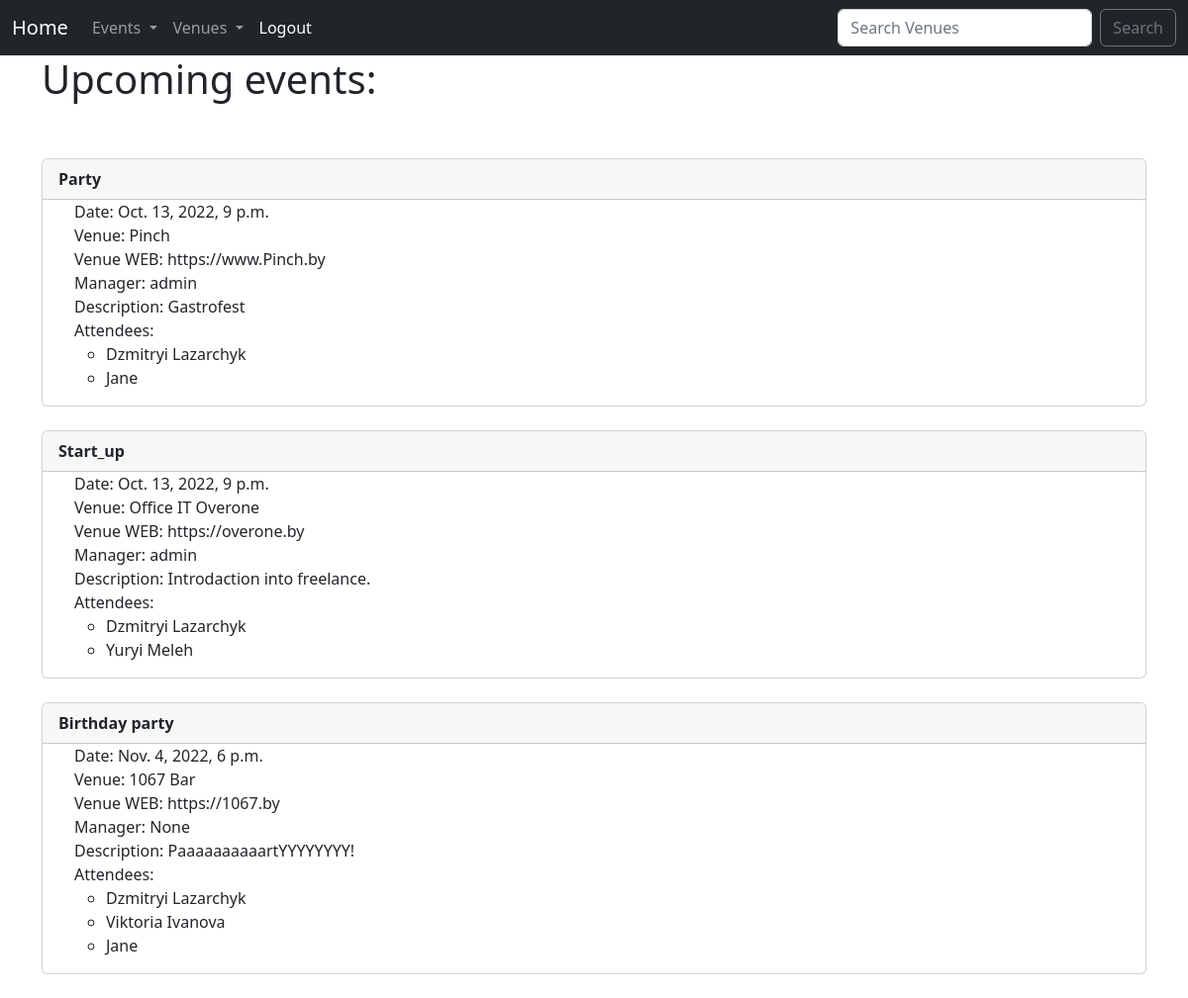
The app's page / (signed in), older data.
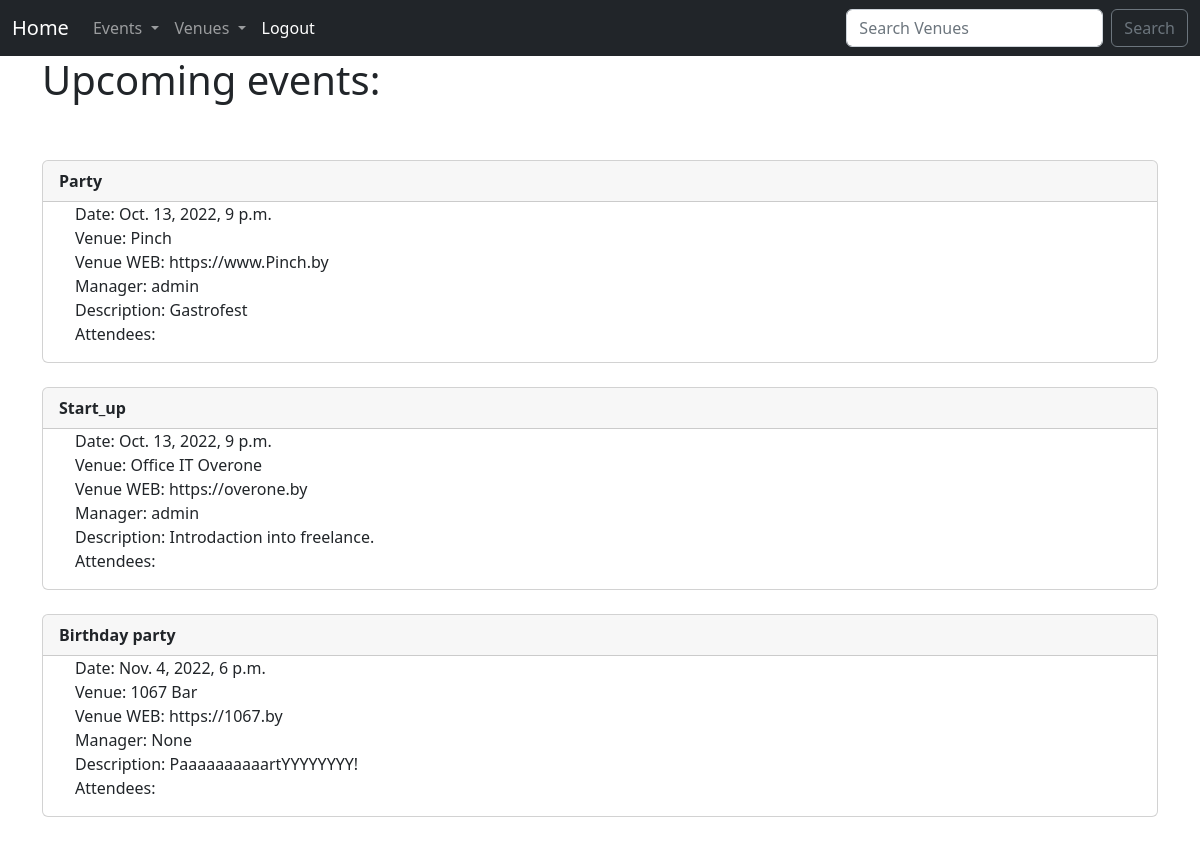
The same page, newer data.
### events/models.py (models this page shows, shortened)
class Event(models.Model):
    name = models.CharField('Event Name', max_length=120)
    event_date = models.DateTimeField('Event Date')
    venue = models.ForeignKey(Venue, blank=True, null=True, on_delete=models.CASCADE)
    manager = models.ForeignKey(User, blank=True, null=True, on_delete=models.SET_NULL)
    description = models.TextField(blank=True)
    attendees=models.ManyToManyField(MyclubUser, blank=True)
    def caps(self):
        return str(self.name).capitalize()

class Venue(models.Model):
    name = models.CharField('Venue Name', max_length=120)
    address = models.CharField(max_length=300)
    zip_code = models.CharField('Zip Code', max_length=15, blank=True)
    phone = models.CharField('Contact Phone', max_length=25)
    web = models.URLField('Website Address', blank=True)
    email_address = models.EmailField('Email Address', blank=True)
    owner = models.IntegerField("Venue Owner", blank=False, default=1)
    def __str__(self):
        return self.name

class MyclubUser(models.Model):
    first_name = models.CharField(max_length=300)
    last_name = models.CharField(max_length=300, blank=True)
    email = models.EmailField('User Email')
    def __str__(self):
        return self.first_name + ' ' + self.last_name

### events/views.py (the view)
    def wrapper(*args, **kwargs):
        if args[0].user.is_authenticated:
            res = f(*args, **kwargs)
            return res
        else:
            return redirect('login')

### events/views.py (called while the page is built)
def authenticated(f):
    def wrapper(*args, **kwargs):
        if args[0].user.is_authenticated:
            res = f(*args, **kwargs)
            return res
        else:
            return redirect('login')
    return wrapper

@authenticated
def home(request):
    name = request.user
    events = Event.objects.all().order_by('event_date', 'name')
    event_list=[]
    for event in events:
        if event.event_date>timezone.now():
            event_list.append(event)
    context= {'name':name}
    if event_list:
        try:
            context['event_list'] = event_list[:3]
        except IndexError:
            context['event_list'] = event_list
    return render(request, 'events/home.html', context)

### events/templates/events/home.html
{% extends 'events/base.html' %}
{% block content %}
    <h1>Upcoming events:</h1>
    <br></br>
    {% for event in event_list %}
        <div class="card" >
  <div class="card-header">
    <strong>{{event.caps}}</strong>
  </div>
  <ul>
    <li class="list-group-item">Date: {{event.event_date}}</li>
        <li class="list-group-item">Venue: {{event.venue}}</li>
        <li class="list-group-item">Venue WEB: {{event.venue.web}}</li>
        <li class="list-group-item">Manager: {{event.manager}}</li>
        <li class="list-group-item">Description: {{event.description}}</li>
        <li class="list-group-item">Attendees:
            <ul>
            {% for user in event.attendees.all %}
                <li>{{ user }}</li>
            {% endfor %}
            </ul>
  </ul>
</div>
<br>
{% endfor %}
{% endblock %}

### events/templates/events/base.html (shortened to what this page needs)
<!doctype html>
<html lang="en">
  <head>
    <link href="https://cdn.jsdelivr.net/npm/bootstrap@5.2.0/dist/css/bootstrap.min.css" rel="stylesheet">
  </head>
  <body>
    {% include 'events/navbar.html' %}
    <div class="container">
      {% block content %}
      {% endblock %}
    </div>
  </body>
</html>

### events/templates/events/navbar.html (shortened to what this page needs)
<nav class="navbar navbar-expand-lg navbar-dark bg-dark" xmlns="http://www.w3.org/1999/html">
  <div class="container-fluid">
    <a class="navbar-brand" href="{% url 'home' %}">Home</a>
    <div class="collapse navbar-collapse" id="navbarSupportedContent">
      <ul class="navbar-nav me-auto mb-2 mb-lg-0">
        <li class="nav-item dropdown">
          <a class="nav-link dropdown-toggle" href="#" role="button" data-bs-toggle="dropdown" aria-expanded="false">
            Events
          </a>
        </li>
        <li class="nav-item dropdown">
          <a class="nav-link dropdown-toggle" href="#" role="button" data-bs-toggle="dropdown" aria-expanded="false">
            Venues
          </a>
        </li>
        {% if  user.is_authenticated %}
        <li class="nav-item">
          <a class="nav-link active" aria-current="page" href="{% url 'logout' %}">Logout</a>
        </li>
        {% endif %}
        </ul>
      <form class="d-flex" role="search" method="POST"
            action="{% url 'search-venues' %}">
        <input class="form-control me-2" type="search" placeholder="Search Venues" aria-label="Search" name="searched">
        <button class="btn btn-outline-secondary" type="submit">Search</button>
      </form>
    </div>
  </div>
</nav>

Row changes from the older to the newer data that the page shows:
removed MyclubUser: first_name+last_name "Dzmitryi Lazarchyk"
removed MyclubUser: first_name+last_name "Jane"
removed MyclubUser: first_name+last_name "Yuryi Meleh", shown under Event "Start_up"
removed MyclubUser: first_name+last_name "Viktoria Ivanova", shown under Event "Birthday party"
